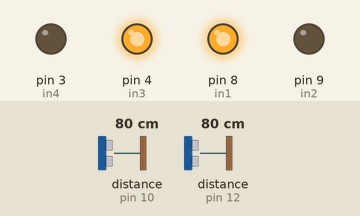
A sketch run on a simulated Arduino Uno, built with avr-gcc and run on an emulated ATmega328P. Parts: output pins drawn as LEDs (lit = HIGH). Wiring (inferred from the names in the program): 2 × ultrasonic range finder: trigger pin 11, echo pin 10 / trigger pin 13, echo pin 12. The inputs (shaded band) are chosen by the test bench; at power-on: distance to the obstacle (sensors on pin 10, pin 12) 80 cm. The echo pulse lasts 58.3 µs per cm; pins used as bus, display or sensor lines are not drawn.

Above: at 1.2 s.
1.3 s: distance to the obstacle (sensor on pin 10) set to 33 cm
2.8 s: distance to the obstacle (sensor on pin 10) set to 27 cm
At 3.1 s:
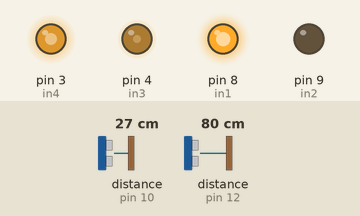
5.8 s: distance to the obstacle (sensor on pin 12) set to 33 cm
7.3 s: distance to the obstacle (sensor on pin 12) set to 30 cm
At 8.4 s:
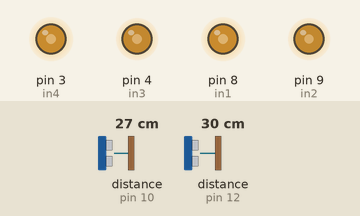
10.3 s: distance to the obstacle (sensor on pin 10) set to 35 cm
At 12.0 s:
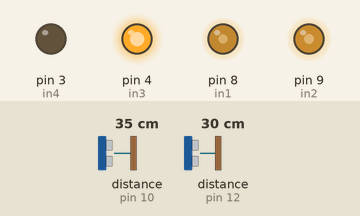
13.0 s: distance to the obstacle (sensor on pin 10) set to 2 cm
At 13.9 s:
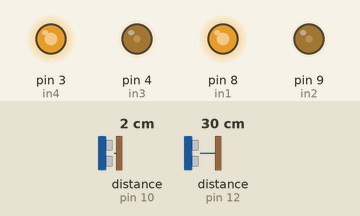
Timing chart, 0 to 16.0 s (numbered marks = the images above; inputs shaded):
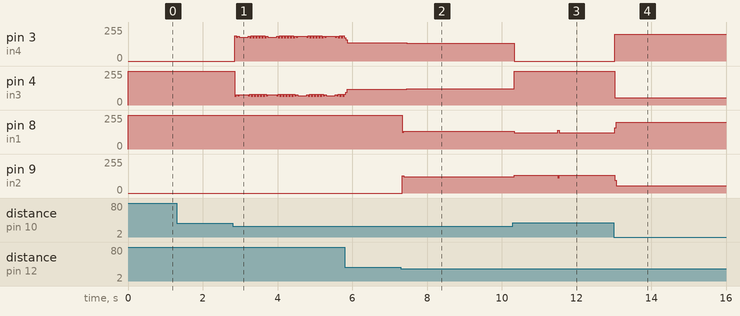

The sketch:

obstacle_avoider_abdul.ino
```cpp
//for right sensor
const int right_trigPin = 11;
const int right_echoPin = 10;

//for left sensor
const int left_trigPin = 13;
const int left_echoPin = 12;

const int in1 = 8;
const int in2 = 9;
const int in3 = 4;
const int in4 = 3;

void setup()
{
 //FOR RIGHT
pinMode(right_trigPin, OUTPUT);
pinMode(right_echoPin, INPUT);

//FOR LEFT
pinMode(left_trigPin, OUTPUT);
pinMode(left_echoPin, INPUT);
pinMode (in1, OUTPUT);
pinMode (in2, OUTPUT);
pinMode (in3, OUTPUT);
pinMode (in4, OUTPUT);
}
long duration, distance;
void loop()
{
  //FOR right
digitalWrite(right_trigPin, LOW);
delayMicroseconds(3);
digitalWrite(right_trigPin, HIGH);
delayMicroseconds(8);
digitalWrite(right_trigPin, LOW);
duration = pulseIn(right_echoPin, HIGH);
distance = duration/58.2;
if(distance<30)
{
digitalWrite(in1, HIGH);
digitalWrite(in2, LOW);
digitalWrite(in3, LOW);
digitalWrite(in4, HIGH);
}
else
{
digitalWrite(in1, HIGH);
digitalWrite(in2, LOW);
digitalWrite(in3, HIGH);
digitalWrite(in4, LOW);
}
// for left
digitalWrite(left_trigPin, LOW);
delayMicroseconds(3);
digitalWrite(left_trigPin, HIGH);
delayMicroseconds(8 );
digitalWrite(left_trigPin, LOW);
duration = pulseIn(left_echoPin, HIGH);
distance = duration/58.2;
if(distance<30)
{
digitalWrite(in1, LOW);
digitalWrite(in2, HIGH);
digitalWrite(in3, HIGH);
digitalWrite(in4, LOW);
}
else
{
digitalWrite(in1, HIGH);
digitalWrite(in2, LOW);
digitalWrite(in3, HIGH);
digitalWrite(in4, LOW);
}

}
```

Measured:
- the behaviour switches between 31 and 30 cm on distance to the obstacle (sensor on pin 10) (found by bisection; images 0 and 1)
- the behaviour switches between 31 and 30 cm on distance to the obstacle (sensor on pin 12) (found by bisection; images 1 and 2)
- after the input at 1.3 s, every drawn part: stays the same
- after the input at 7.3 s, pin 3 (in4): 138/255 → 132/255 after 0.16 s; pin 4 (in3): 117/255 → 123/255 after 0.16 s; pin 8 (in1): 255/255 → 134/255 at once; pin 9 (in2): 0/255 → 121/255 at once
- after the input at 10.3 s, pin 3 (in4): 132/255 → 0/255 at once; pin 4 (in3): 123/255 → 255/255 at once; pin 8 (in1): 134/255 → 121/255 at once; pin 9 (in2): 121/255 → 134/255 at once
- after the input at 13.0 s, pin 3 (in4): 0/255 → 199/255 at once; pin 4 (in3): 255/255 → 56/255 at once; pin 8 (in1): 121/255 → 201/255 at once; pin 9 (in2): 134/255 → 54/255 at once
